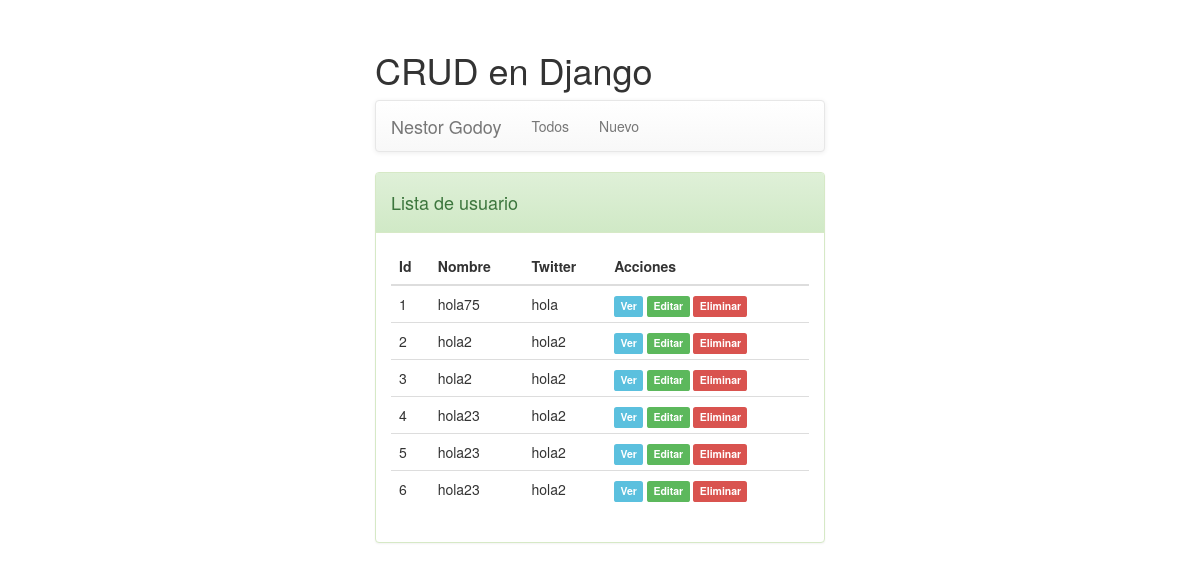
Screenshot of /usuarios/ with the database file from the repository.
### crud/models.py (models this page shows, shortened)
class Usuarios(models.Model):
    name = models.CharField(max_length=50)
    twitter = models.CharField(max_length=50)

### crud/views.py (the view)
class ListaUsuarios(ListView):
    model = Usuarios
    template_name = "lista.html"

### crud/templates/lista.html (shortened to what this page needs)
{% extends "base.html" %}
{% block title1 %}Lista de usuario{% endblock %}
{% block content %}
    		<table class="table">
				<thead>
					<tr>
						<th>Id</th>
						<th>Nombre</th>
						<th>Twitter</th>
						<th>Acciones</th>
					</tr>
				</thead>
				<tbody>
				{% for usuario in object_list %}
						<tr>
							<td>{{ usuario.id }}</td>
							<td>{{ usuario.name }}</td>
							<td>{{ usuario.twitter }}</td>
							<td>
								<a href="{% url 'usuarios:ver'  usuario.id %}"><span class="label label-info">Ver</span></a>
								<a href="{% url 'usuarios:modificar' usuario.id %}"><span class="label label-success">Editar</span></a>
								<a href="{% url 'usuarios:borrar' usuario.id %}"><span class="label label-danger">Eliminar</span></a>
							</td>
						</tr>
				  {% endfor %}
				</tbody>
			</table>
{% endblock %}

### crud/templates/base.html (shortened to what this page needs)
<!doctype html>
<html lang="en">
<head>
	<link rel="stylesheet" href="//netdna.bootstrapcdn.com/bootstrap/3.1.1/css/bootstrap.min.css">
	<link rel="stylesheet" href="//netdna.bootstrapcdn.com/bootstrap/3.1.1/css/bootstrap-theme.min.css">
</head>
<body>
	<h1>CRUD en Django</h1>
	<nav class="navbar navbar-default" role="navigation">
  		<div class="container-fluid">
  			<div class="navbar-header">
				<a class="navbar-brand" href="#">Nestor Godoy</a>
  			</div>
    		<div class="collapse navbar-collapse" id="bs-example-navbar-collapse-1">
      			<ul class="nav navbar-nav">
        			<li class=""><a href="{% url 'usuarios:index' %}">Todos</a></li>
        			<li class=""><a href="{% url 'usuarios:crear' %}">Nuevo</a></li>
        		</ul>
        	</div>
        </div>
    </nav>
<div class="panel panel-success">
  		<div class="panel-heading">
  			<h4>{% block title1 %}CRUD en Django{% endblock %}</h4>
  		</div>
      		<div class="panel-body">
       {% block content %}{% endblock %}
</div>
</div>
</body>
</html>

### crud/templates/base.html (style rules this page uses)
body { width: 450px; margin: 50px auto; }

### rows the page displays
Usuarios: id "1", name "hola75", twitter "hola"
Usuarios: id "2", name "hola2", twitter "hola2"
Usuarios: id "3", name "hola2", twitter "hola2"
Usuarios: id "4", name "hola23", twitter "hola2"
Usuarios: id "5", name "hola23", twitter "hola2"
Usuarios: id "6", name "hola23", twitter "hola2"
